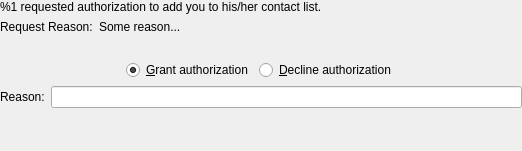
<ui version="4.0" >
 <class>ICQAuthReplyUI</class>
 <widget class="QWidget" name="ICQAuthReplyUI" >
  <property name="geometry" >
   <rect>
    <x>0</x>
    <y>0</y>
    <width>522</width>
    <height>151</height>
   </rect>
  </property>
  <property name="windowTitle" >
   <string>ICQ Authorization Reply</string>
  </property>
  <layout class="QVBoxLayout" >
   <property name="spacing" >
    <number>6</number>
   </property>
   <property name="leftMargin" >
    <number>0</number>
   </property>
   <property name="topMargin" >
    <number>0</number>
   </property>
   <property name="rightMargin" >
    <number>0</number>
   </property>
   <property name="bottomMargin" >
    <number>0</number>
   </property>
   <item>
    <widget class="QLabel" name="lblUserReq" >
     <property name="text" >
      <string>%1 requested authorization to add you to his/her contact list.</string>
     </property>
    </widget>
   </item>
   <item>
    <layout class="QHBoxLayout" >
     <property name="spacing" >
      <number>6</number>
     </property>
     <property name="leftMargin" >
      <number>0</number>
     </property>
     <property name="topMargin" >
      <number>0</number>
     </property>
     <property name="rightMargin" >
      <number>0</number>
     </property>
     <property name="bottomMargin" >
      <number>0</number>
     </property>
     <item>
      <widget class="QLabel" name="lblReqReason" >
       <property name="sizePolicy" >
        <sizepolicy vsizetype="Preferred" hsizetype="Fixed" >
         <horstretch>0</horstretch>
         <verstretch>0</verstretch>
        </sizepolicy>
       </property>
       <property name="text" >
        <string>Request Reason:</string>
       </property>
      </widget>
     </item>
     <item>
      <widget class="QLabel" name="lblRequestReason" >
       <property name="sizePolicy" >
        <sizepolicy vsizetype="Preferred" hsizetype="Expanding" >
         <horstretch>0</horstretch>
         <verstretch>0</verstretch>
        </sizepolicy>
       </property>
       <property name="text" >
        <string>Some reason...</string>
       </property>
      </widget>
     </item>
    </layout>
   </item>
   <item>
    <spacer>
     <property name="orientation" >
      <enum>Qt::Vertical</enum>
     </property>
     <property name="sizeType" >
      <enum>QSizePolicy::Fixed</enum>
     </property>
     <property name="sizeHint" >
      <size>
       <width>20</width>
       <height>20</height>
      </size>
     </property>
    </spacer>
   </item>
   <item>
    <layout class="QHBoxLayout" >
     <property name="spacing" >
      <number>6</number>
     </property>
     <property name="leftMargin" >
      <number>0</number>
     </property>
     <property name="topMargin" >
      <number>0</number>
     </property>
     <property name="rightMargin" >
      <number>0</number>
     </property>
     <property name="bottomMargin" >
      <number>0</number>
     </property>
     <item>
      <spacer>
       <property name="orientation" >
        <enum>Qt::Horizontal</enum>
       </property>
       <property name="sizeType" >
        <enum>QSizePolicy::Expanding</enum>
       </property>
       <property name="sizeHint" >
        <size>
         <width>16</width>
         <height>20</height>
        </size>
       </property>
      </spacer>
     </item>
     <item>
      <widget class="QRadioButton" name="rbGrant" >
       <property name="text" >
        <string>&amp;Grant authorization</string>
       </property>
       <property name="checked" >
        <bool>true</bool>
       </property>
      </widget>
     </item>
     <item>
      <widget class="QRadioButton" name="rbDecline" >
       <property name="text" >
        <string>&amp;Decline authorization</string>
       </property>
      </widget>
     </item>
     <item>
      <spacer>
       <property name="orientation" >
        <enum>Qt::Horizontal</enum>
       </property>
       <property name="sizeType" >
        <enum>QSizePolicy::Expanding</enum>
       </property>
       <property name="sizeHint" >
        <size>
         <width>16</width>
         <height>20</height>
        </size>
       </property>
      </spacer>
     </item>
    </layout>
   </item>
   <item>
    <layout class="QHBoxLayout" >
     <property name="spacing" >
      <number>6</number>
     </property>
     <property name="leftMargin" >
      <number>0</number>
     </property>
     <property name="topMargin" >
      <number>0</number>
     </property>
     <property name="rightMargin" >
      <number>0</number>
     </property>
     <property name="bottomMargin" >
      <number>0</number>
     </property>
     <item>
      <widget class="QLabel" name="lblReason" >
       <property name="sizePolicy" >
        <sizepolicy vsizetype="Preferred" hsizetype="Minimum" >
         <horstretch>0</horstretch>
         <verstretch>0</verstretch>
        </sizepolicy>
       </property>
       <property name="text" >
        <string>Reason:</string>
       </property>
      </widget>
     </item>
     <item>
      <widget class="QLineEdit" name="leReason" />
     </item>
    </layout>
   </item>
   <item>
    <spacer>
     <property name="orientation" >
      <enum>Qt::Vertical</enum>
     </property>
     <property name="sizeHint" >
      <size>
       <width>20</width>
       <height>0</height>
      </size>
     </property>
    </spacer>
   </item>
  </layout>
 </widget>
 <layoutdefault spacing="6" margin="11" />
 <pixmapfunction>qPixmapFromMimeSource</pixmapfunction>
 <resources/>
 <connections/>
</ui>
